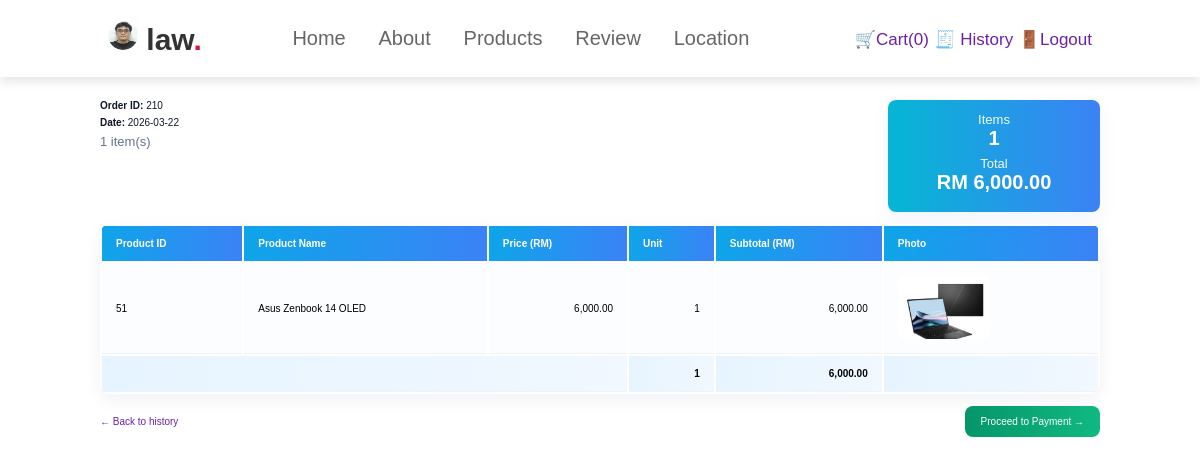
Screenshot of /order/detail.php?id=210&p=1 (signed in) with the database file from the repository.
### tables this page shows
CREATE TABLE `user` (
  `user_id` int(11) NOT NULL,
  `name` varchar(255) NOT NULL,
  `username` varchar(255) NOT NULL,
  `email` varchar(255) NOT NULL,
  `status` varchar(10) NOT NULL,
  `phone_number` varchar(20) NOT NULL,
  `address` varchar(100) NOT NULL,
  `password` varchar(255) NOT NULL,
  `image` varchar(1000) NOT NULL,
  `login_attempts` int(11) DEFAULT 0,
  `block_until` datetime DEFAULT NULL
);

CREATE TABLE `orders` (
  `order_id` int(11) NOT NULL,
  `date` date NOT NULL,
  `count` int(11) NOT NULL,
  `total` float NOT NULL,
  `user_id` int(11) NOT NULL
);

CREATE TABLE `order_item` (
  `order_item_id` int(11) NOT NULL,
  `price` int(11) NOT NULL,
  `unit` int(11) NOT NULL,
  `subtotal` float NOT NULL,
  `order_id` int(11) NOT NULL,
  `product_id` int(11) NOT NULL
);

CREATE TABLE `product` (
  `product_id` int(11) NOT NULL,
  `Product_name` varchar(255) NOT NULL,
  `price` float NOT NULL,
  `image` varchar(255) NOT NULL,
  `quantity` int(11) NOT NULL,
  `detail` varchar(255) NOT NULL,
  `category_id` int(5) NOT NULL
);

### Homepage/loginfunction/loginfunction.php (called while the page is built, shortened)
<?php
    if(!empty($_SESSION['id'])){
        $id = $_SESSION['id'];
        $result = $_db->prepare("SELECT * FROM user WHERE user_id=:user_id");
        $result->bindParam(":user_id",$id,PDO::PARAM_INT);
        $result->execute();
        $query = $result->fetch(PDO::FETCH_ASSOC);
    }
?>

### _base.php (called while the page is built, shortened)
<?php
function e($value)
{
    return htmlspecialchars($value, ENT_QUOTES, 'UTF-8');
}
function get_cart()
{
    return $_SESSION['cart'] ?? [];
}
function cart_quantity()
{
    $cart = get_cart();
    $total = 0;
    return $total;
}

### order/detail.php (the view, shortened to what this page needs)
<?php
include '../head.php';
$id = req('id');
$stm = $_db->prepare('
    SELECT * FROM `orders`
    WHERE order_id = ? AND user_id = ?
');
$stm->execute([$id, $_SESSION['id']]);
$o = $stm->fetch();
$stm = $_db->prepare('
    SELECT i.*, p.Product_name, p.image
    FROM order_item AS i, product AS p
    WHERE i.product_id = p.product_id
    AND i.order_id = ?
');
$stm->execute([$id]);
$arr = $stm->fetchAll();
?>
<div class="detail-wrap">
    <div class="order-meta">
        <div class="order-info">
            <div><strong>Order ID:</strong> <?= htmlspecialchars($o->order_id) ?></div>
            <div><strong>Date:</strong> <?= htmlspecialchars($o->date) ?></div>
            <div class="muted"><?= count($arr) ?> item(s)</div>
        </div>
        <div class="order-summary">
            <div class="sum-label">Items</div>
            <div class="sum-value"><?= (int)$o->count ?></div>
            <div class="sum-label">Total</div>
            <div class="sum-value">RM <?= number_format((float)$o->total, 2) ?></div>
        </div>
    </div>
    <table class="table">
        <tr>
            <th>Product ID</th>
            <th>Product Name</th>
            <th>Price (RM)</th>
            <th>Unit</th>
            <th>Subtotal (RM)</th>
            <th>Photo</th>
        </tr>
        <?php foreach ($arr as $i): ?>
            <tr>
                <td><?= (int)$i->product_id ?></td>
                <td><?= htmlspecialchars($i->Product_name) ?></td>
                <td class="right"><?= number_format((float)$i->price, 2) ?></td>
                <td class="right"><?= (int)$i->unit ?></td>
                <td class="right"><?= number_format((float)$i->subtotal, 2) ?></td>
                <td>
                    <?php if (!empty($i->image)): ?>
                        <img src="/products/<?= htmlspecialchars($i->image) ?>" class="popup" onclick="showPopup(this.src)">
                    <?php else: ?>
                        No Image
                    <?php endif ?>
                </td>
            </tr>
        <?php endforeach; ?>
        <tr class="summary-row">
            <td colspan="3"></td>
            <td class="right"><?= (int)$o->count ?></td>
            <td class="right"><?= number_format((float)$o->total, 2) ?></td>
            <td></td>
        </tr>
    </table>
    <div class="actions-row">
        <a href="history.php">← Back to history</a>
        <a class="checkout-link" href="payment.php">Proceed to Payment →</a>
    </div>
</div>

### head.php (shortened to what this page needs)
<?php require __DIR__ . '/_base.php'; ?>
<?php require __DIR__ . '/Homepage/loginfunction/loginfunction.php'; ?>
<!DOCTYPE html>
<html lang="en">
<head>
    <link rel="stylesheet" href="../css/homepage.css">
</head>
<body>
    <header >
        <?php if (!empty($query) && is_array($query)) : ?>
            <a href="../profile.php?id=<?php echo e($query['user_id']); ?>" title="Profile" class="logo">
                <img height="30px" style="border-radius:50px;" width="30px" src="../uploaded_img/<?php echo e($query['image']); ?>" alt="">
                <?php echo e($query['username']); ?><span>.</span>
            </a>
        <?php else : ?>
            <a href="login.php" title="Login" class="logo">Guest<span>.</span></a>
        <?php endif; ?>
        <nav class="navbar">
            <a href="../index.php">Home</a>
            <a href="../index.php">About</a>
            <a href="../index.php">Products</a>
            <a href="../review.php?id=<?php echo e($query['user_id']); ?>">Review</a>
            <a href="../index.php">Location</a>
        </nav>
        <div class="icons">
            <a href="/order/cart.php" class="shoppingCart">🛒Cart(<?= cart_quantity() ?>)</a>
            <a href="/order/history.php" class="OrderHistory">🧾 History</a>
            <a href="../logout.php" class="Logout" title="Logout">🚪Logout</a>
        </div>
    </header>

### css/homepage.css (style rules this page uses)
:root { --crimson:crimson ; }
* { margin: 0; padding: 0; font-family: Verdana,Geneva, Tohoma,sans-serif; outline: none; border: none; text-decoration: none; transition: .2s linear; }
html { font-size: 62.5%; scroll-behavior: smooth; scroll-padding-top:6rem ; overflow-x: hidden; }
header { position:fixed; top: 0; left: 0; right: 0; background: #fff; padding: 2rem 9%; display: flex; align-items: center; justify-content:space-between ; z-index: 1000; box-shadow: 0 .5rem 1rem rgba(0, 0, 0, .1); }
header .logo { font-size: 3rem; color: #333; font-weight: bolder; }
header .logo span { color: var(--crimson); }
header .icons { font-size: 2rem; color: #333; margin-left: 1.5rem; list-style: none; }
header .navbar a { font-size: 2rem; padding: 0 1.5rem; color: #666; }
header .icons a { font-size:1.7rem; }

### order/detail.php (style rules this page uses)
.popup { width: 92px; height: 64px; object-fit: cover; border-radius: 6px; cursor: pointer; }
.detail-wrap { width: 95%; max-width: 1000px; margin: 100px auto; font-family: "Segoe UI", Roboto, Arial, sans-serif; }
table { width: 100%; margin-top: 12px; border-collapse: separate; box-shadow: 0 6px 18px rgba(13, 38, 63, 0.06); border-radius: 10px; overflow: hidden; }
table th, table td { padding: 12px 14px; }
table th { background: linear-gradient(90deg, #0ea5e9, #3b82f6); color: #fff; text-align: left; font-weight: 600; }
table td { background: #fff; border-bottom: 1px solid #eef3f8; }
tr:nth-child(even) td { background: #fbfdff; }
.right { text-align: right; }
a { color: #6b21a8; text-decoration: none; }
.order-meta { display: flex; justify-content: space-between; gap: 18px; align-items: flex-start; margin-bottom: 12px; }
.order-info { color: #0f172a; }
.order-info div { margin-bottom: 6px; }
.muted { color: #64748b; font-size: 13px; }
.order-summary { background: linear-gradient(90deg, #06b6d4, #3b82f6); color: #fff; padding: 12px 16px; border-radius: 8px; min-width: 180px; text-align: center; box-shadow: 0 8px 18px rgba(59, 130, 246, 0.08); }
.order-summary .sum-label { font-size: 13px; opacity: 0.95; }
.order-summary .sum-value { font-size: 20px; font-weight: 700; margin-bottom: 6px; }
.summary-row td { background: linear-gradient(90deg, #e6f4ff, #f1f8ff); font-weight: 700; }
.actions-row { display: flex; justify-content: space-between; gap: 12px; margin-top: 12px; align-items: center; }
.checkout-link { background: linear-gradient(90deg, #059669, #10b981); color: #fff; padding: 10px 16px; border-radius: 8px; text-decoration: none; }

### rows the page displays
user: image (picture), username "law"
orders: order_id "210", date "2026-03-22", count "1", total "6,000.00"
order_item: product "51", product.Product_name "Asus Zenbook 14 OLED", price "6,000.00", unit "1", subtotal "6,000.00", product.image (picture)

### other values shown
cart_quantity() "0"
count($arr) "1"
